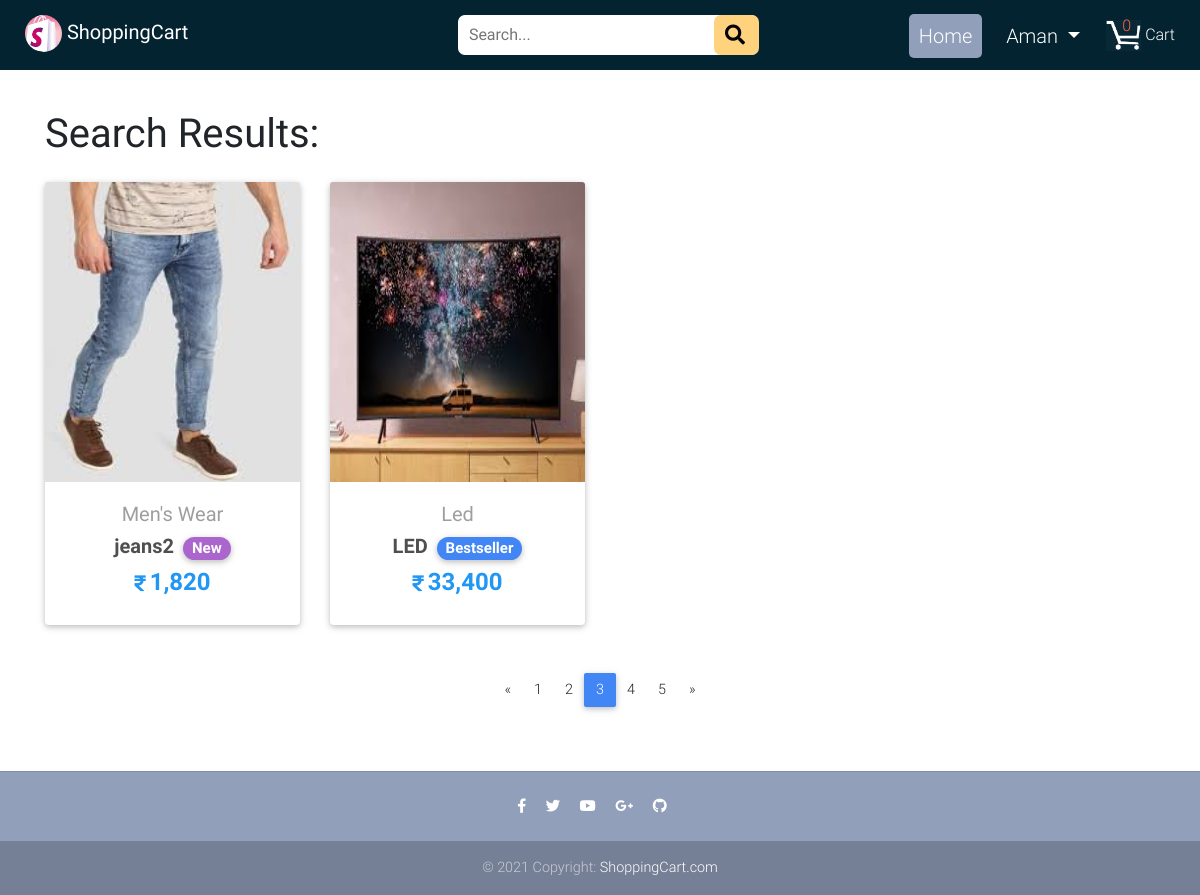
/search/?page=3 (signed in), run on the app's committed database.
### myshop/models.py (models this page shows, shortened)
class Product(models.Model):
    title = models.CharField(max_length=100)
    price = models.IntegerField()
    discounted_price = models.IntegerField(blank=True, null=True)
    description = models.TextField()
    tag = models.CharField(choices=LABEL_CHOICES,
                           max_length=15, blank=True, null=True)
    label = models.CharField(choices=LABEL_COLOR_CHOICES,
                             max_length=1, blank=True, null=True)
    brand = models.CharField(max_length=50)
    size = MultiSelectField(choices=SIZE_CHOICES, blank=True, null=True)
    category = models.ForeignKey(Category, on_delete=models.CASCADE)
    image = models.ImageField(upload_to='images')

class Category(models.Model):
    category = models.CharField(max_length=15)
    def __str__(self):
        return self.category

### myshop/views.py (the view)
# urls.py: path('search/', views.Search, name='search'),
def Search(request):
    query = request.GET.get('query', '').lower()
    if len(query) > 78:
        search_products = Product.objects.none()
    title_Search = Product.objects.filter(title__icontains=query)
    description_search = Product.objects.filter(
        description__icontains=query)
    brand_search = Product.objects.filter(brand__icontains=query)
    search_products = title_Search.union(
        description_search, brand_search)
    all_product = Paginator(search_products, 2)
    page = request.GET.get('page')
    try:
        product = all_product.page(page)
    except PageNotAnInteger:
        product = all_product.page(1)
    except EmptyPage:
        product = all_product.page(all_product.num_pages)
    if search_products.count() == 0:
        messages.warning(
            request, 'No search results found, Please refine your query. !!')
    user = request.user
    cart_item = Cart.objects.filter(user=user)
    cart_quantity = 0
    if user.is_authenticated:
        for i in cart_item:
            cart_quantity += i.quantity
    context = {
        'product': product,
        'query': query,
        'cart_quantity': cart_quantity
    }
    return render(request, 'search.html', context)

### myshop/templates/search.html (shortened to what this page needs)
{% extends "base.html" %}
{% load static %}
{% load humanize %}
{% block home %} active {% endblock home %}
{% block content %}
  <main style="word-wrap: break-word;">
    <div class="container" style="margin-top: 100px;">
      <h1 class="my-4"><strong>Search Results:</strong></h1>
      <section class="text-center mb-4">
        <div class="row wow fadeIn">
          {% for prod in product %}
          <div class="col-lg-3 col-md-6 mb-4">
            <div class="card">
              <div class="view overlay">
                <img src="{{ prod.image.url }}" class="card-img-top" height="300" alt="">
              </div>
              <div class="card-body text-center">
                <a href="{% url 'product_detail' prod.id %}" class="grey-text">
                  <h5>{{ prod.category }}</h5>
                </a>
                <h5>
                  <strong>
                    <a href="{% url 'product_detail' prod.id %}" class="dark-grey-text">{{ prod.title }}
                {% if prod.label %}
                   <span class="badge badge-pill {{ prod.get_label_display }}-color ml-1">{{prod.tag}}</span>
                {% endif %}
                    </a>
                  </strong>
                </h5>
                <h4 class="font-weight-bold blue-text">
                {% if prod.discounted_price %}
                  <strong><i class="fa mr-1" style="font-size: 18px;">&#xf156;</i>{{ prod.discounted_price|intcomma }}</strong>
                {% else %}
                  <strong><i class="fa mr-1" style="font-size: 18px;">&#xf156;</i>{{ prod.price|intcomma }}</strong>
                {% endif %}
                </h4>
              </div>
            </div>
          </div>
          {% endfor %}
        </div>
    </div>
    <nav class="d-flex justify-content-center wow fadeIn">
      <ul class="pagination pg-blue">
        {% if product.has_previous %}
        <li class="page-item">
          <a class="page-link" href="?page={{product.previous_page_number}}" aria-label="Previous">
            <span aria-hidden="true">&laquo;</span>
          </a>
        </li>
        {% endif %}
        {% for pg in product.paginator.page_range %}
        {% if product.number == pg %}
        <li class="page-item active"><a class="page-link" href="?page={{pg}}" class="btn btn-default">{{pg}}</a>
        </li>
        {% else %}
        <li class="page-item"><a class="page-link" href="?page={{pg}}" class="btn">{{pg}}</a></li>
        {% endif %}
        {% endfor %}
        {% if product.has_next %}
        <li class="page-item">
          <a class="page-link" href="?page={{product.next_page_number}}" aria-label="Next">
            <span aria-hidden="true">&raquo;</span>
          </a>
        </li>
        {% endif %}
      </ul>
    </nav>
</main>
{% endblock %}

### myshop/templates/base.html (shortened to what this page needs)
{% load static %}
<!DOCTYPE html>
<html lang="en">
<head>
    <link rel="stylesheet" href="https://use.fontawesome.com/releases/v5.11.2/css/all.css">
    <link href="{% static 'css/bootstrap.min.css' %}" rel="stylesheet">
    <link href="{% static 'css/mdb.min.css' %}" rel="stylesheet">
    <link href="{% static 'css/style.min.css' %}" rel="stylesheet">
</head>
<body>
    <nav class="container-fluid fixed-top navbar-expand-lg">
        <div class="row">
            <div class="brand">
                <a class="navbar-brand waves-effect" href="/" target="_blank">
                    <span>
                        <img src="{% static 'img/logo1.jpg' %}" class="logo">
                    </span>
                    <strong class="white-text">ShoppingCart</strong>
                </a>
            </div>
            <div class="cart-item">
                <a href="{% url 'cart_item' %}" class="cart waves-effect">
                    {% if user.is_anonymous %}
                    <span class="cart-basket d-flex align-items-center justify-content-center">0</span>
                    {% else %}
                    <span class="cart-basket d-flex align-items-center justify-content-center">{{cart_quantity}}</span>
                    {% endif %}
                    <span>
                        <img class="cart-image" src="{% static 'img/shoppingcart.png' %}">
                    </span>
                    <span class="text-white">Cart</span>
                </a>
            </div>
            <div class="searchbar">
                <form action="/search" method="GET">
                    <input class="search" name="query" id="query" type="search" placeholder="Search..." aria-label="Search">
                    <button class="search-btn" type="submit" style="border: none;">
                        <i class="fas fa-search"></i>
                    </button>
                </form>
            </div>
            <div class="slbar">
                <ul class="main-menu">
                    {% if user.is_authenticated %}
                    <li class="{% block home %} {% endblock home %}">
                        <a href="{% url 'home' %}">Home</a>
                    </li>
                    <li>
                        <div class="dropdown">
                            <a class="text-white dropdown-toggle text-capitalize" type="button"
                                id="dropdownMenuButton" data-toggle="dropdown" aria-haspopup="true"
                                aria-expanded="false">
                                {{user.username}}
                            </a>
                        </div>
                    </li>
                    {% endif %}
                </ul>
            </div>
        </div>
    </nav>
    {% block content %}{% endblock %}
    <footer class="page-footer text-center font-small mt-5">
        <hr class="my-4">
        <div class="pb-4">
            <a href="#" target="_blank">
                <i class="fab fa-facebook-f mr-3"></i>
            </a>
            <a href="#" target="_blank">
                <i class="fab fa-twitter mr-3"></i>
            </a>
            <a href="#" target="_blank">
                <i class="fab fa-youtube mr-3"></i>
            </a>
            <a href="#" target="_blank">
                <i class="fab fa-google-plus-g mr-3"></i>
            </a>
            <a href="#" target="_blank">
                <i class="fab fa-github mr-3"></i>
            </a>
        </div>
        <div class="footer-copyright py-3">
            © 2021 Copyright:
            <a href="#" target="_blank"> ShoppingCart.com</a>
        </div>
    </footer>
</body>
</html>

### data on the page
Product: image (picture), category "Men's Wear", title "jeans2", tag "New", discounted_price "1,820"
Product: image (picture), category "Led", title "LED", tag "Bestseller", discounted_price "33,400"

### other printed values
{{ cart_quantity }} "0"
{{ user.username }} "Aman"
{{ pg }} "1" "2" "4" "5"
{{ pg }} "3"
